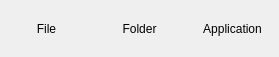
<?xml version="1.0" encoding="UTF-8"?>
<ui version="4.0">
 <class>AddTileDialog</class>
 <widget class="QDialog" name="AddTileDialog">
  <property name="geometry">
   <rect>
    <x>0</x>
    <y>0</y>
    <width>279</width>
    <height>57</height>
   </rect>
  </property>
  <layout class="QHBoxLayout" name="horizontalLayout" stretch="1,1,1">
   <property name="spacing">
    <number>0</number>
   </property>
   <property name="leftMargin">
    <number>0</number>
   </property>
   <property name="topMargin">
    <number>0</number>
   </property>
   <property name="rightMargin">
    <number>0</number>
   </property>
   <property name="bottomMargin">
    <number>0</number>
   </property>
   <item>
    <widget class="checo::ui::MultiIconButton" name="btnSelectFile">
     <property name="sizePolicy">
      <sizepolicy hsizetype="Expanding" vsizetype="Expanding">
       <horstretch>0</horstretch>
       <verstretch>0</verstretch>
      </sizepolicy>
     </property>
     <property name="autoFillBackground">
      <bool>true</bool>
     </property>
     <property name="text">
      <string>File</string>
     </property>
     <property name="icon">
      <iconset theme="file"/>
     </property>
     <property name="iconSize">
      <size>
       <width>64</width>
       <height>64</height>
      </size>
     </property>
     <property name="flat">
      <bool>true</bool>
     </property>
    </widget>
   </item>
   <item>
    <widget class="checo::ui::MultiIconButton" name="btnSelectDirectory">
     <property name="sizePolicy">
      <sizepolicy hsizetype="Expanding" vsizetype="Expanding">
       <horstretch>0</horstretch>
       <verstretch>0</verstretch>
      </sizepolicy>
     </property>
     <property name="autoFillBackground">
      <bool>true</bool>
     </property>
     <property name="text">
      <string>Folder</string>
     </property>
     <property name="icon">
      <iconset theme="directory"/>
     </property>
     <property name="iconSize">
      <size>
       <width>64</width>
       <height>64</height>
      </size>
     </property>
     <property name="flat">
      <bool>true</bool>
     </property>
    </widget>
   </item>
   <item>
    <widget class="checo::ui::MultiIconButton" name="btnSelectApplication">
     <property name="sizePolicy">
      <sizepolicy hsizetype="Expanding" vsizetype="Expanding">
       <horstretch>0</horstretch>
       <verstretch>0</verstretch>
      </sizepolicy>
     </property>
     <property name="autoFillBackground">
      <bool>true</bool>
     </property>
     <property name="text">
      <string>Application</string>
     </property>
     <property name="icon">
      <iconset theme="application"/>
     </property>
     <property name="iconSize">
      <size>
       <width>64</width>
       <height>64</height>
      </size>
     </property>
     <property name="flat">
      <bool>true</bool>
     </property>
    </widget>
   </item>
  </layout>
 </widget>
 <customwidgets>
  <customwidget>
   <class>checo::ui::MultiIconButton</class>
   <extends>QPushButton</extends>
   <header>checo/ui/multi_icon_button.h</header>
  </customwidget>
 </customwidgets>
 <resources/>
 <connections/>
</ui>
